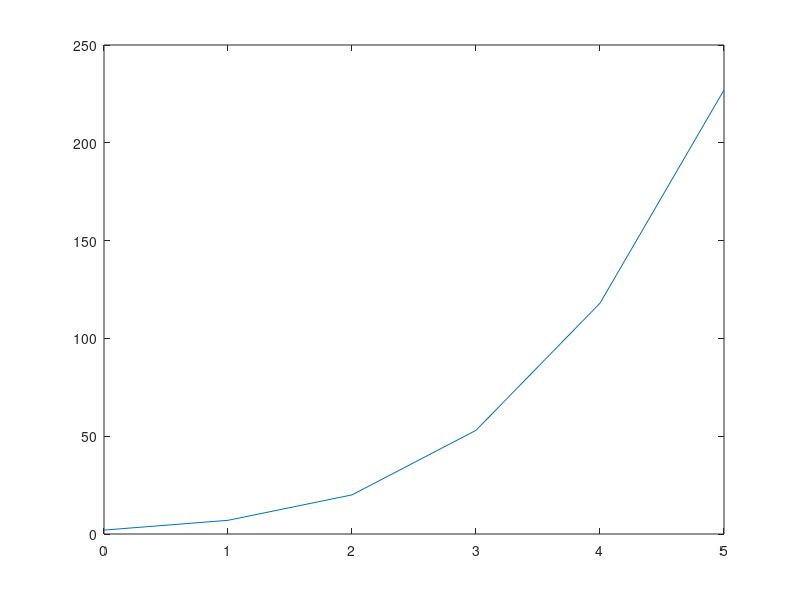

The MATLAB script that drew this image:
%polynomial function
% f(x) = a_1*x^n + a_2*x^(n-1)+...+a_n*x + a_(n+1)
% coefficient vector f = [ a_1, a_2,..., a_(n+1)] from highest power to lowest no jump(0)

% f*g 
f = [1 -2 5 10];
g = [1 4 -8];
h = conv(f,g);

%f/g  quotient and reminder
[quot,remi] = deconv(f,g);



%polyval(a,x)
% h(x) = 2*x^3 - 2*x^2 + 5*x + 2 , h(2) = ?
a = [2 -2 5 2];
%x = 2;
x = [0:5] % calculate  value of h when x = 0,1,2,3,4,5
h = polyval(a,x);
plot(x,h);

%roots(a)

roots(a);

f = [1 -2 -19 8 60]
roots(f)


